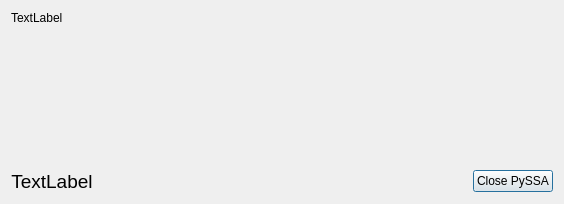
<?xml version="1.0" encoding="UTF-8"?>
<ui version="4.0">
 <class>Dialog</class>
 <widget class="QDialog" name="Dialog">
  <property name="geometry">
   <rect>
    <x>0</x>
    <y>0</y>
    <width>564</width>
    <height>204</height>
   </rect>
  </property>
  <property name="windowTitle">
   <string>Dialog</string>
  </property>
  <layout class="QVBoxLayout" name="verticalLayout_2">
   <item>
    <layout class="QVBoxLayout" name="verticalLayout">
     <item>
      <widget class="QLabel" name="lbl_logo">
       <property name="text">
        <string>TextLabel</string>
       </property>
      </widget>
     </item>
     <item>
      <spacer name="verticalSpacer">
       <property name="orientation">
        <enum>Qt::Vertical</enum>
       </property>
       <property name="sizeHint" stdset="0">
        <size>
         <width>20</width>
         <height>40</height>
        </size>
       </property>
      </spacer>
     </item>
     <item>
      <layout class="QHBoxLayout" name="horizontalLayout">
       <item>
        <widget class="QLabel" name="lbl_message">
         <property name="font">
          <font>
           <pointsize>14</pointsize>
          </font>
         </property>
         <property name="text">
          <string>TextLabel</string>
         </property>
         <property name="alignment">
          <set>Qt::AlignCenter</set>
         </property>
        </widget>
       </item>
       <item>
        <spacer name="horizontalSpacer">
         <property name="orientation">
          <enum>Qt::Horizontal</enum>
         </property>
         <property name="sizeHint" stdset="0">
          <size>
           <width>40</width>
           <height>20</height>
          </size>
         </property>
        </spacer>
       </item>
       <item>
        <widget class="QPushButton" name="btn_close_pyssa">
         <property name="text">
          <string>Close PySSA</string>
         </property>
        </widget>
       </item>
      </layout>
     </item>
    </layout>
   </item>
  </layout>
 </widget>
 <resources/>
 <connections/>
</ui>
